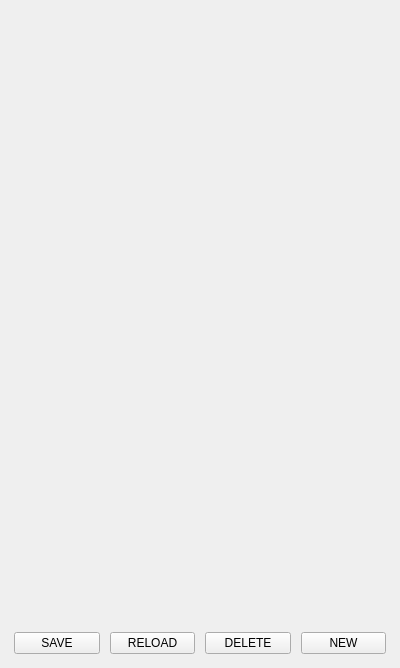
<?xml version="1.0" encoding="UTF-8"?>
<ui version="4.0">
 <class>Form</class>
 <widget class="MkTransparentWidget" name="Form">
  <property name="geometry">
   <rect>
    <x>0</x>
    <y>0</y>
    <width>400</width>
    <height>668</height>
   </rect>
  </property>
  <property name="sizePolicy">
   <sizepolicy hsizetype="Fixed" vsizetype="Fixed">
    <horstretch>0</horstretch>
    <verstretch>0</verstretch>
   </sizepolicy>
  </property>
  <property name="minimumSize">
   <size>
    <width>400</width>
    <height>660</height>
   </size>
  </property>
  <property name="maximumSize">
   <size>
    <width>400</width>
    <height>668</height>
   </size>
  </property>
  <property name="windowTitle">
   <string>Form</string>
  </property>
  <layout class="QVBoxLayout" name="verticalLayout">
   <property name="spacing">
    <number>10</number>
   </property>
   <property name="leftMargin">
    <number>14</number>
   </property>
   <property name="topMargin">
    <number>14</number>
   </property>
   <property name="rightMargin">
    <number>14</number>
   </property>
   <property name="bottomMargin">
    <number>14</number>
   </property>
   <item>
    <widget class="PlasmaRunSettings" name="plasmarunsettings"/>
   </item>
   <item>
    <layout class="QHBoxLayout" name="horizontalLayout_2">
     <item>
      <widget class="QPushButton" name="pushButton">
       <property name="text">
        <string>SAVE</string>
       </property>
      </widget>
     </item>
     <item>
      <widget class="QPushButton" name="pushButton_2">
       <property name="text">
        <string>RELOAD</string>
       </property>
      </widget>
     </item>
     <item>
      <widget class="QPushButton" name="pushButton_3">
       <property name="text">
        <string>DELETE</string>
       </property>
      </widget>
     </item>
     <item>
      <widget class="QPushButton" name="pushButton_4">
       <property name="text">
        <string>NEW</string>
       </property>
      </widget>
     </item>
    </layout>
   </item>
  </layout>
 </widget>
 <customwidgets>
  <customwidget>
   <class>MkTransparentWidget</class>
   <extends>QWidget</extends>
   <header>monokrom.common.widgets.transparent_widget</header>
   <container>1</container>
  </customwidget>
  <customwidget>
   <class>PlasmaRunSettings</class>
   <extends>QWidget</extends>
   <header>monokrom.plasma.widgets.plasmac_run_settings.plasmac_run_settings</header>
  </customwidget>
 </customwidgets>
 <resources/>
 <connections/>
</ui>
